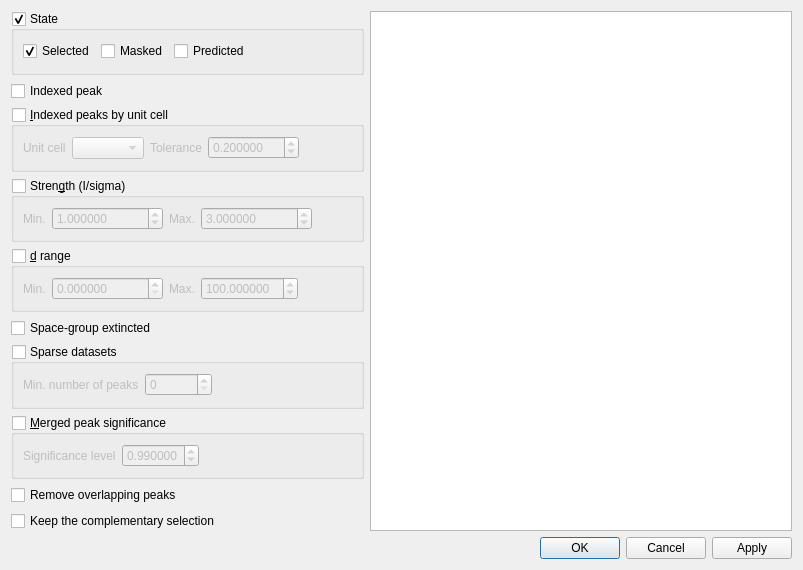
<?xml version="1.0" encoding="UTF-8"?>
<ui version="4.0">
 <class>DialogPeakFilter</class>
 <widget class="QDialog" name="DialogPeakFilter">
  <property name="geometry">
   <rect>
    <x>0</x>
    <y>0</y>
    <width>803</width>
    <height>570</height>
   </rect>
  </property>
  <property name="windowTitle">
   <string>Peak Filters</string>
  </property>
  <layout class="QVBoxLayout" name="verticalLayout_2">
   <item>
    <layout class="QHBoxLayout" name="horizontalLayout_7" stretch="0,1">
     <item>
      <layout class="QVBoxLayout" name="verticalLayout">
       <item>
        <widget class="QGroupBox" name="state">
         <property name="toolTip">
          <string>&lt;html&gt;&lt;head/&gt;&lt;body&gt;&lt;p&gt;Keep the peaks which are selected/unselected and/or masked/unmasked&lt;/p&gt;&lt;/body&gt;&lt;/html&gt;</string>
         </property>
         <property name="title">
          <string>State</string>
         </property>
         <property name="flat">
          <bool>false</bool>
         </property>
         <property name="checkable">
          <bool>true</bool>
         </property>
         <property name="checked">
          <bool>true</bool>
         </property>
         <layout class="QHBoxLayout" name="horizontalLayout_4" stretch="0,0,0,1">
          <item>
           <widget class="QCheckBox" name="selected">
            <property name="text">
             <string>Selected</string>
            </property>
            <property name="checked">
             <bool>true</bool>
            </property>
           </widget>
          </item>
          <item>
           <widget class="QCheckBox" name="masked">
            <property name="text">
             <string>Masked</string>
            </property>
           </widget>
          </item>
          <item>
           <widget class="QCheckBox" name="predicted">
            <property name="text">
             <string>Predicted</string>
            </property>
           </widget>
          </item>
          <item>
           <spacer name="horizontalSpacer_4">
            <property name="orientation">
             <enum>Qt::Horizontal</enum>
            </property>
            <property name="sizeHint" stdset="0">
             <size>
              <width>40</width>
              <height>20</height>
             </size>
            </property>
           </spacer>
          </item>
         </layout>
        </widget>
       </item>
       <item>
        <widget class="QCheckBox" name="indexed">
         <property name="text">
          <string>Indexed peak</string>
         </property>
        </widget>
       </item>
       <item>
        <widget class="QGroupBox" name="indexedByUnitCell">
         <property name="toolTip">
          <string>&lt;html&gt;&lt;head/&gt;&lt;body&gt;&lt;p&gt;Keep the peaks which are indexable with a given unit cell&lt;/p&gt;&lt;/body&gt;&lt;/html&gt;</string>
         </property>
         <property name="title">
          <string>&amp;Indexed peaks by unit cell</string>
         </property>
         <property name="checkable">
          <bool>true</bool>
         </property>
         <property name="checked">
          <bool>false</bool>
         </property>
         <layout class="QHBoxLayout" name="horizontalLayout" stretch="0,1,0,2,3">
          <item>
           <widget class="QLabel" name="label_7">
            <property name="text">
             <string>Unit cell</string>
            </property>
           </widget>
          </item>
          <item>
           <widget class="QComboBox" name="unitCells"/>
          </item>
          <item>
           <widget class="QLabel" name="label_3">
            <property name="sizePolicy">
             <sizepolicy hsizetype="Minimum" vsizetype="Preferred">
              <horstretch>0</horstretch>
              <verstretch>0</verstretch>
             </sizepolicy>
            </property>
            <property name="text">
             <string>Tolerance</string>
            </property>
           </widget>
          </item>
          <item>
           <widget class="QDoubleSpinBox" name="indexingTolerance">
            <property name="decimals">
             <number>6</number>
            </property>
            <property name="maximum">
             <double>100.000000000000000</double>
            </property>
            <property name="value">
             <double>0.200000000000000</double>
            </property>
           </widget>
          </item>
          <item>
           <spacer name="horizontalSpacer_5">
            <property name="orientation">
             <enum>Qt::Horizontal</enum>
            </property>
            <property name="sizeHint" stdset="0">
             <size>
              <width>40</width>
              <height>20</height>
             </size>
            </property>
           </spacer>
          </item>
         </layout>
        </widget>
       </item>
       <item>
        <widget class="QGroupBox" name="strength">
         <property name="title">
          <string>Stren&amp;gth (I/sigma)</string>
         </property>
         <property name="checkable">
          <bool>true</bool>
         </property>
         <property name="checked">
          <bool>false</bool>
         </property>
         <layout class="QHBoxLayout" name="horizontalLayout_3" stretch="0,0,0,0,1">
          <item>
           <widget class="QLabel" name="label">
            <property name="text">
             <string>Min.</string>
            </property>
           </widget>
          </item>
          <item>
           <widget class="QDoubleSpinBox" name="strengthMin">
            <property name="decimals">
             <number>6</number>
            </property>
            <property name="minimum">
             <double>0.000000000000000</double>
            </property>
            <property name="maximum">
             <double>1000000.000000000000000</double>
            </property>
            <property name="singleStep">
             <double>0.010000000000000</double>
            </property>
            <property name="value">
             <double>1.000000000000000</double>
            </property>
           </widget>
          </item>
          <item>
           <widget class="QLabel" name="label_2">
            <property name="text">
             <string>Max.</string>
            </property>
           </widget>
          </item>
          <item>
           <widget class="QDoubleSpinBox" name="strengthMax">
            <property name="decimals">
             <number>6</number>
            </property>
            <property name="minimum">
             <double>0.000000000000000</double>
            </property>
            <property name="maximum">
             <double>1000000.000000000000000</double>
            </property>
            <property name="singleStep">
             <double>0.010000000000000</double>
            </property>
            <property name="value">
             <double>3.000000000000000</double>
            </property>
           </widget>
          </item>
          <item>
           <spacer name="horizontalSpacer_3">
            <property name="orientation">
             <enum>Qt::Horizontal</enum>
            </property>
            <property name="sizeHint" stdset="0">
             <size>
              <width>40</width>
              <height>20</height>
             </size>
            </property>
           </spacer>
          </item>
         </layout>
        </widget>
       </item>
       <item>
        <widget class="QGroupBox" name="dRange">
         <property name="title">
          <string>&amp;d range</string>
         </property>
         <property name="checkable">
          <bool>true</bool>
         </property>
         <property name="checked">
          <bool>false</bool>
         </property>
         <layout class="QHBoxLayout" name="horizontalLayout_2" stretch="0,0,0,0,1">
          <item>
           <widget class="QLabel" name="label_4">
            <property name="text">
             <string>Min.</string>
            </property>
           </widget>
          </item>
          <item>
           <widget class="QDoubleSpinBox" name="dMin">
            <property name="decimals">
             <number>6</number>
            </property>
            <property name="maximum">
             <double>999999.989999999990687</double>
            </property>
            <property name="singleStep">
             <double>0.010000000000000</double>
            </property>
           </widget>
          </item>
          <item>
           <widget class="QLabel" name="label_5">
            <property name="text">
             <string>Max.</string>
            </property>
           </widget>
          </item>
          <item>
           <widget class="QDoubleSpinBox" name="dMax">
            <property name="decimals">
             <number>6</number>
            </property>
            <property name="maximum">
             <double>9999.989999999999782</double>
            </property>
            <property name="singleStep">
             <double>0.010000000000000</double>
            </property>
            <property name="value">
             <double>100.000000000000000</double>
            </property>
           </widget>
          </item>
          <item>
           <spacer name="horizontalSpacer_2">
            <property name="orientation">
             <enum>Qt::Horizontal</enum>
            </property>
            <property name="sizeHint" stdset="0">
             <size>
              <width>40</width>
              <height>20</height>
             </size>
            </property>
           </spacer>
          </item>
         </layout>
        </widget>
       </item>
       <item>
        <widget class="QCheckBox" name="extincted">
         <property name="toolTip">
          <string>&lt;html&gt;&lt;head/&gt;&lt;body&gt;&lt;p&gt;Keep the peaks which satisfy space group extinction law&lt;/p&gt;&lt;/body&gt;&lt;/html&gt;</string>
         </property>
         <property name="text">
          <string>Space-group extincted</string>
         </property>
        </widget>
       </item>
       <item>
        <widget class="QGroupBox" name="sparseDataSets">
         <property name="title">
          <string>Sparse datasets</string>
         </property>
         <property name="checkable">
          <bool>true</bool>
         </property>
         <property name="checked">
          <bool>false</bool>
         </property>
         <layout class="QHBoxLayout" name="horizontalLayout_5">
          <item>
           <widget class="QLabel" name="label_6">
            <property name="text">
             <string>Min. number of peaks</string>
            </property>
           </widget>
          </item>
          <item>
           <widget class="QSpinBox" name="minNumPeaks">
            <property name="maximum">
             <number>100000</number>
            </property>
           </widget>
          </item>
          <item>
           <spacer name="horizontalSpacer">
            <property name="orientation">
             <enum>Qt::Horizontal</enum>
            </property>
            <property name="sizeHint" stdset="0">
             <size>
              <width>40</width>
              <height>20</height>
             </size>
            </property>
           </spacer>
          </item>
         </layout>
        </widget>
       </item>
       <item>
        <widget class="QGroupBox" name="mergedPeakSignificance">
         <property name="title">
          <string>&amp;Merged peak significance</string>
         </property>
         <property name="checkable">
          <bool>true</bool>
         </property>
         <property name="checked">
          <bool>false</bool>
         </property>
         <layout class="QHBoxLayout" name="horizontalLayout_6" stretch="0,0,1">
          <item>
           <widget class="QLabel" name="label_8">
            <property name="text">
             <string>Significance level</string>
            </property>
           </widget>
          </item>
          <item>
           <widget class="QDoubleSpinBox" name="significanceLevel">
            <property name="decimals">
             <number>6</number>
            </property>
            <property name="maximum">
             <double>1.000000000000000</double>
            </property>
            <property name="singleStep">
             <double>0.000100000000000</double>
            </property>
            <property name="value">
             <double>0.990000000000000</double>
            </property>
           </widget>
          </item>
          <item>
           <spacer name="horizontalSpacer_6">
            <property name="orientation">
             <enum>Qt::Horizontal</enum>
            </property>
            <property name="sizeHint" stdset="0">
             <size>
              <width>40</width>
              <height>20</height>
             </size>
            </property>
           </spacer>
          </item>
         </layout>
        </widget>
       </item>
       <item>
        <widget class="QCheckBox" name="overlapping">
         <property name="toolTip">
          <string>&lt;html&gt;&lt;head/&gt;&lt;body&gt;&lt;p&gt;Keep the peaks which do not overlap&lt;/p&gt;&lt;/body&gt;&lt;/html&gt;</string>
         </property>
         <property name="text">
          <string>Remove overlapping peaks</string>
         </property>
         <property name="checked">
          <bool>false</bool>
         </property>
        </widget>
       </item>
       <item>
        <widget class="QCheckBox" name="complementary">
         <property name="toolTip">
          <string>&lt;html&gt;&lt;head/&gt;&lt;body&gt;&lt;p&gt;Keep the peaks filtered out by the aformentionned filters&lt;/p&gt;&lt;/body&gt;&lt;/html&gt;</string>
         </property>
         <property name="text">
          <string>Keep the complementary selection</string>
         </property>
        </widget>
       </item>
      </layout>
     </item>
     <item>
      <widget class="PeakListView" name="peaks"/>
     </item>
    </layout>
   </item>
   <item>
    <widget class="QDialogButtonBox" name="actions">
     <property name="orientation">
      <enum>Qt::Horizontal</enum>
     </property>
     <property name="standardButtons">
      <set>QDialogButtonBox::Apply|QDialogButtonBox::Cancel|QDialogButtonBox::Ok</set>
     </property>
    </widget>
   </item>
  </layout>
 </widget>
 <customwidgets>
  <customwidget>
   <class>PeakListView</class>
   <extends>QTableView</extends>
   <header>PeakListView.h</header>
  </customwidget>
 </customwidgets>
 <resources/>
 <connections/>
</ui>
